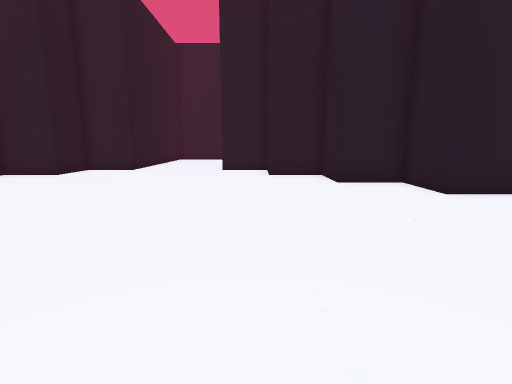
[1] (above)

15 first-person views from a walk through a level from a Godot 3-D game. The camera is 1.2 m above the floor, tilts 10° down and sees 85° across. The floor is counted in squares, 1 m on a side. Each view is taken from the middle of a square. On the plan, view 1 faces up. The plan holds only what a view shows up to about 13 squares ahead; the rest is blank. The place goes on beyond the plan. Characters and animated objects are left out.

[2]
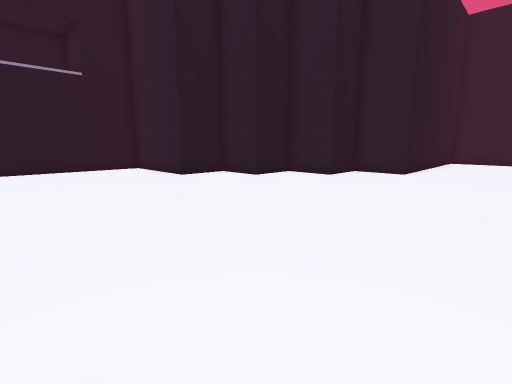

[3]
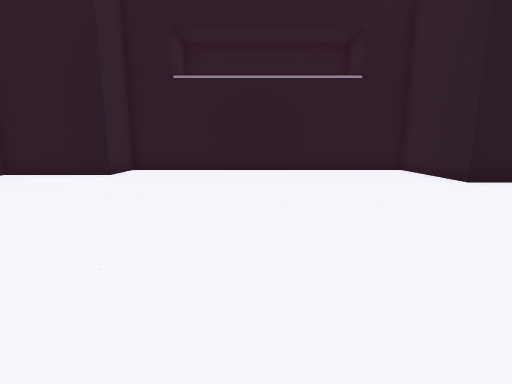

[4]
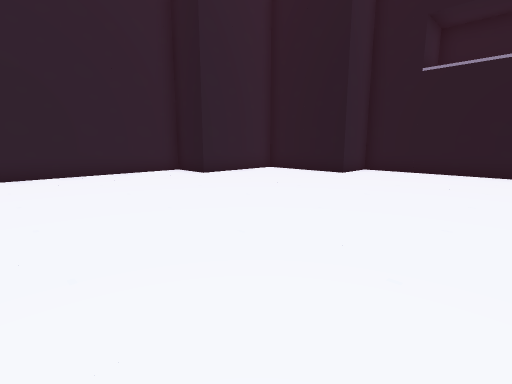

[5]
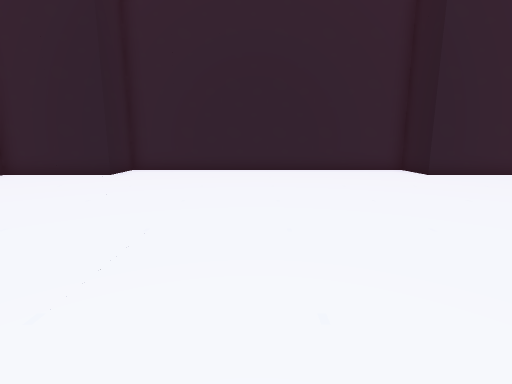

[6]
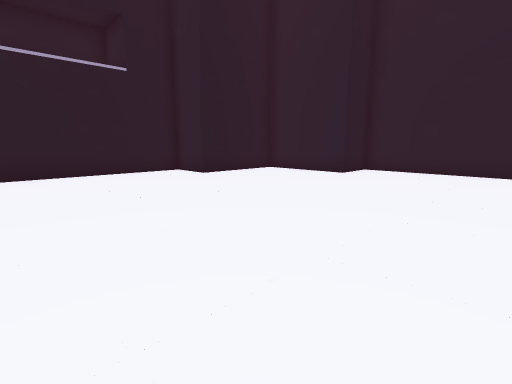

[7]
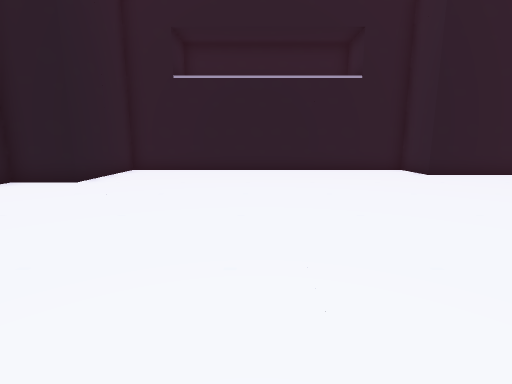

[8]
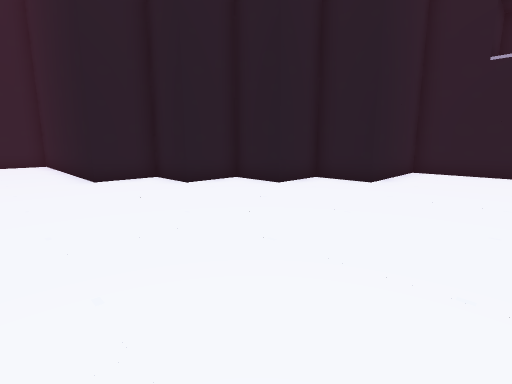

[9]
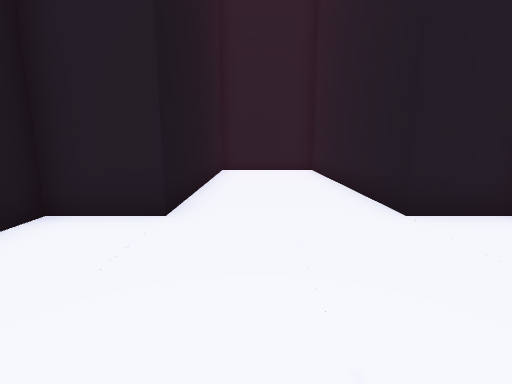

[10]
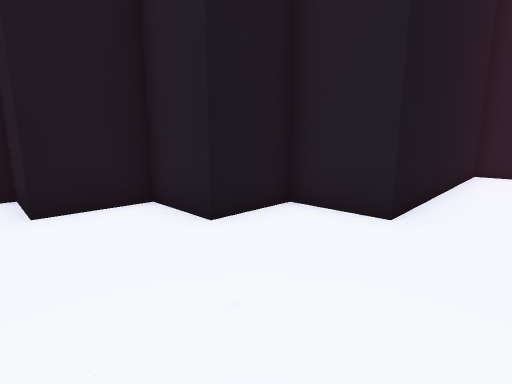

[11]
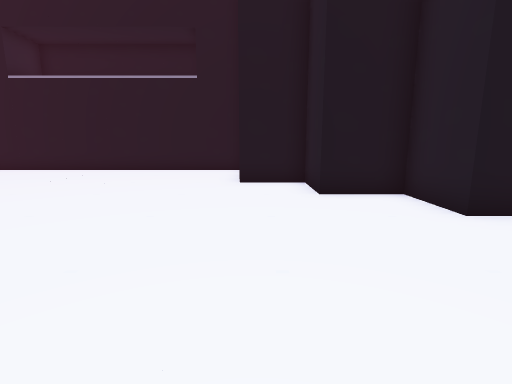

[12]
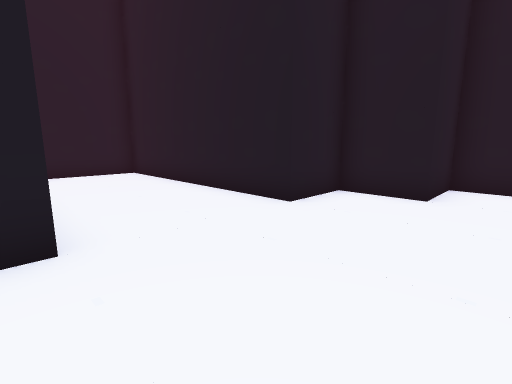

[13]
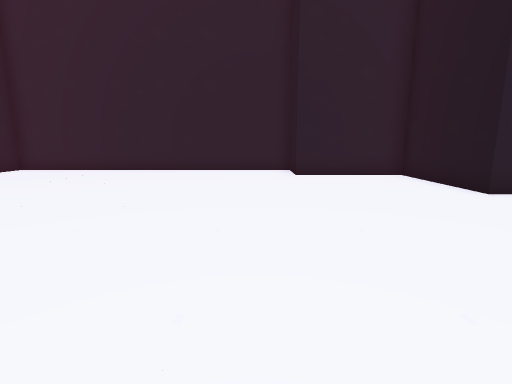

[14]
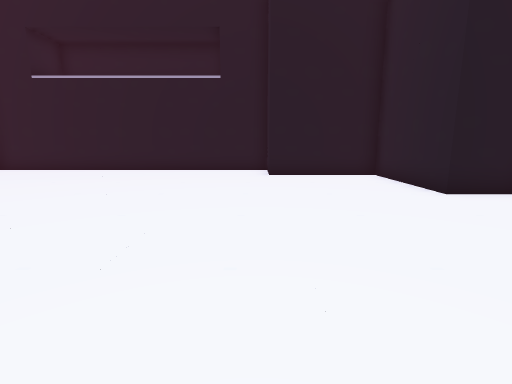

[15]
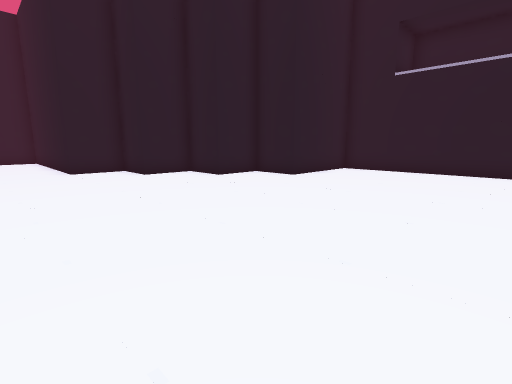

### Floor plan
Points are (right, up) in squares from view 1. A wall is a line through its corners. A room is listed if a view was taken in it or the views show most of it. See-through windows are left out.
Room 1 (views 1, 2, 3, 4, 5, 6, 7, 8, 9, 10, 11, 12, 13, 14, 15)
walls: (-11.5, 6.5) (-15.5, 6.5) (-15.5, -5.5) (-13.5, -5.5) (-13.5, -9.5) (-9.5, -9.5) (-9.5, -11.5) (2.5, -11.5) (2.5, -9.5) (6.5, -9.5) (6.5, -5.5) (8.5, -5.5) (8.5, 6.5) (4.5, 6.5) (4.5, 8.5) (2.5, 8.5) (2.5, 10.5) (0.5, 10.5) (0.5, 12.5) (-1.5, 12.5) (-1.5, 20.5) (-5.5, 20.5) (-5.5, 12.5) (-7.5, 12.5) (-7.5, 10.5) (-9.5, 10.5) (-9.5, 8.5) (-11.5, 8.5) (-11.5, 6.5)

Positions as (right, up) in squares from view 1, and headings:
1: (0, 0), facing up
2: (-2, 1), facing up-left
3: (-3, 0), facing left
4: (-3, 0), facing down-left
5: (-3, 1), facing down
6: (-3, 1), facing down-right
7: (-4, 1), facing right
8: (-4, 3), facing up-right
9: (-4, 8), facing up
10: (-4, 8), facing up-left
11: (-3, 7), facing left
12: (-6, 9), facing up-right
13: (-8, 1), facing down
14: (-4, -5), facing right
15: (-4, 0), facing up-right
